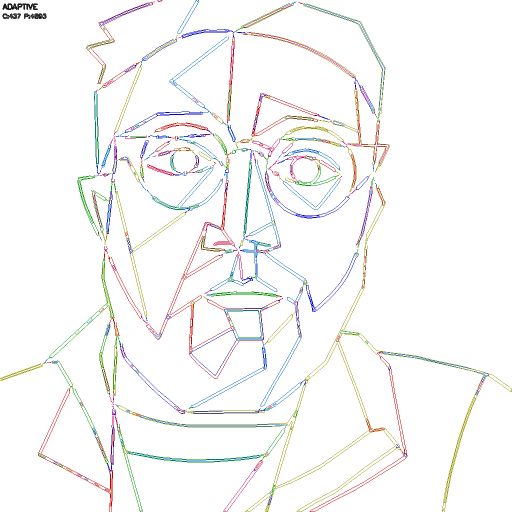
#> input picture comparisons/picasso/detection_picasso_adaptive.png, 1024 x 1024 px (shown at 1/2 size)
$ python contour_extractor.py ../../comparisons/picasso/detection_picasso_adaptive.png
#> lines starting #> are read from the running program, lines starting #| are printed output that depends on the picture; after the words box and inside, x2 and y2 are one past the last pixel; in counts of white or black regions, pixels touching at a corner belong together
"""
Contour extraction from line art images.

Converts OpenAI-generated line art PNG to drawable paths.
"""

import cv2
import numpy as np
from dataclasses import dataclass
from typing import List, Tuple
import logging

logger = logging.getLogger(__name__)


@dataclass
class Contour:
    """Represents a drawable path extracted from an image."""
    points: List[Tuple[float, float]]  # List of (x, y) coordinates
    is_closed: bool  # Whether the contour forms a closed loop
    area: float  # Area enclosed (0 for open contours)
    length: float  # Total path length


class ContourExtractor:
    """
    Extracts drawable contours from line art images.

    Uses Canny edge detection and contour finding to convert
    raster line art into vector paths suitable for plotting.
    """

    def __init__(
        self,
        canny_low: int = 30,
        canny_high: int = 100,
        min_area: int = 50,
        simplify_epsilon: float = 0.8,
        blur_kernel: int = 3,
        min_contour_points: int = 10
    ):
        """
        Initialize contour extractor.

        Args:
            canny_low: Lower threshold for Canny edge detection (lower = more sensitive)
            canny_high: Upper threshold for Canny edge detection (lower = more edges)
            min_area: Minimum contour area to keep (filters noise)
            simplify_epsilon: Path simplification factor (higher = fewer points)
            blur_kernel: Gaussian blur kernel size (smaller = preserves fine detail)
            min_contour_points: Minimum points to keep a contour
        """
        self.canny_low = canny_low
        self.canny_high = canny_high
        self.min_area = min_area
        self.simplify_epsilon = simplify_epsilon
        self.blur_kernel = blur_kernel
        self.min_contour_points = min_contour_points

    def extract(self, image: np.ndarray) -> List[Contour]:
        """
        Extract contours from a line art image.

        Args:
            image: BGR or grayscale image (line art from OpenAI)

        Returns:
            List of Contour objects.
        """
        # Convert to grayscale if needed
        if len(image.shape) == 3:
            gray = cv2.cvtColor(image, cv2.COLOR_BGR2GRAY)
        else:
            gray = image.copy()

        # Invert if background is white (lines should be white for contour detection)
        if np.mean(gray) > 127:
            gray = cv2.bitwise_not(gray)

        # Apply Gaussian blur to reduce noise (smaller kernel preserves fine detail)
        kernel_size = (self.blur_kernel, self.blur_kernel)
        blurred = cv2.GaussianBlur(gray, kernel_size, 0)

        # Apply Canny edge detection
        edges = cv2.Canny(blurred, self.canny_low, self.canny_high)

        # Dilate edges slightly to connect nearby lines
        kernel = np.ones((2, 2), np.uint8)
        edges = cv2.dilate(edges, kernel, iterations=1)

        # Find contours
        contours_cv, _ = cv2.findContours(
            edges,
            cv2.RETR_LIST,  # Get all contours
            cv2.CHAIN_APPROX_SIMPLE  # Compress horizontal/vertical segments
        )

        logger.info(f"Found {len(contours_cv)} raw contours")

        # Convert to our Contour format
        contours = []
        for cv_contour in contours_cv:
            # Calculate area
            area = cv2.contourArea(cv_contour)

            # Filter by minimum area (but keep long thin lines with enough points)
            # A contour must have sufficient area OR be a long line
            if area < self.min_area and len(cv_contour) < self.min_contour_points:
                continue

            # Simplify contour
            epsilon = self.simplify_epsilon
            simplified = cv2.approxPolyDP(cv_contour, epsilon, closed=False)

            # Convert to list of points
            points = [(float(p[0][0]), float(p[0][1])) for p in simplified]

            if len(points) < 2:
                continue

            # Calculate path length
            length = 0.0
            for i in range(len(points) - 1):
                dx = points[i + 1][0] - points[i][0]
                dy = points[i + 1][1] - points[i][1]
                length += np.sqrt(dx * dx + dy * dy)

            # Check if closed
            if len(points) > 2:
                first, last = points[0], points[-1]
                dist = np.sqrt((first[0] - last[0])**2 + (first[1] - last[1])**2)
                is_closed = dist < 5  # Close if endpoints within 5 pixels
            else:
                is_closed = False

            contours.append(Contour(
                points=points,
                is_closed=is_closed,
                area=area,
                length=length
            ))

        logger.info(f"Extracted {len(contours)} contours after filtering")
        return contours

    def extract_from_file(self, image_path: str) -> List[Contour]:
        """
        Extract contours from an image file.

        Args:
            image_path: Path to image file

        Returns:
            List of Contour objects.
        """
        image = cv2.imread(image_path)
#> image is the input picture: shape (1024, 1024, 3); mean B, G, R 247.1, 247.5, 248
        if image is None:
            logger.error(f"Failed to load image: {image_path}")
            return []

        return self.extract(image)
#> in extract, `gray = cv2.cvtColor(image, cv2.COLOR_BGR2GRAY)`:
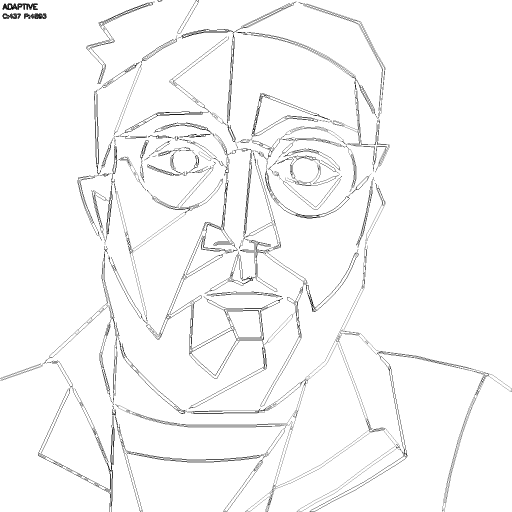
#> gray: shape (1024, 1024) (shown at 1/2 size); min 0, max 255, mean 247.6
#> in extract, `gray = cv2.bitwise_not(gray)`:
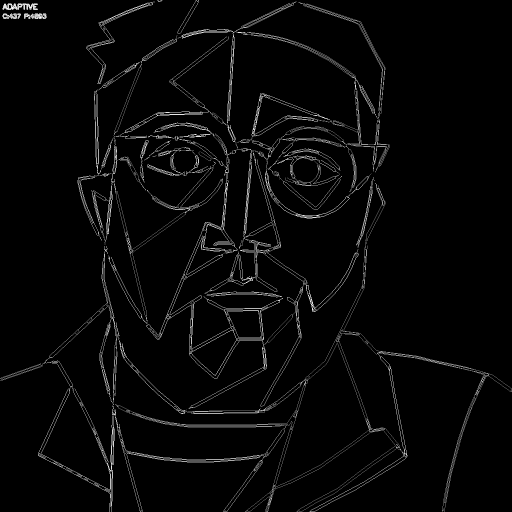
#> gray: shape (1024, 1024) (shown at 1/2 size); min 0, max 255, mean 7.4
#> in extract, `edges = cv2.Canny(blurred, self.canny_low, self.canny_high)`:
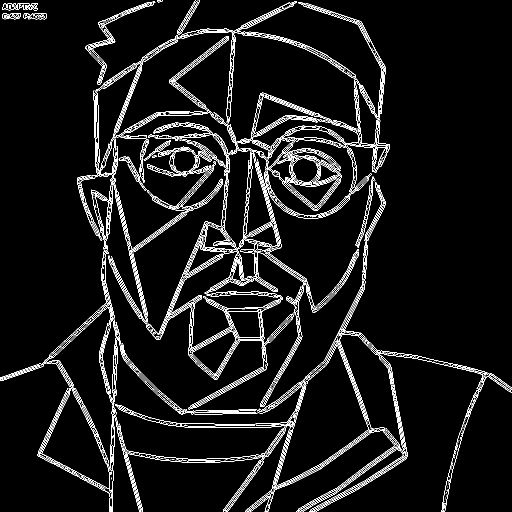
#> edges: shape (1024, 1024) (shown at 1/2 size); 5.6% white in thin lines or dots
#> in extract, `edges = cv2.dilate(edges, kernel, iterations=1)`:
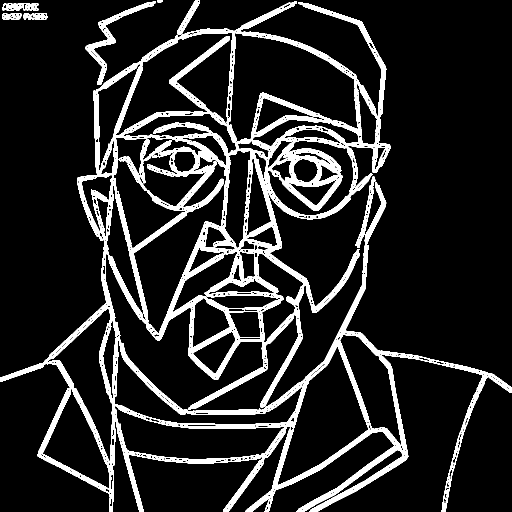
#> edges: shape (1024, 1024) (shown at 1/2 size); 12.7% white; 26 white regions (16 under 20 px)
#> in extract, `contours_cv, _ = cv2.findContours( edges, cv2.RETR_LIST,`: contours_cv = 7218 contours, 6894 with area under 20; largest, box (x1, y1, x2, y2) and area: (0, 0, 1024, 1024) 415537, (456, 65, 717, 285) 31909, (227, 226, 474, 497) 27501, (230, 64, 466, 273) 25274, (554, 692, 738, 971) 23492
#> the loop in extract, `for cv_contour in contours_cv:` made 7218 passes
#> (area, first, last, dist, is_closed) on passes 62, 184, 252, 274, 316, 402, 492, 547: (39, (534, 1012), (534, 1013), 1, True), (43, (541, 995), (539, 997), 2.83, True), (102.5, (889, 987), (889, 991), 4, True), (22, (666, 984), (665, 984), 1, True), (46, (211, 977), (211, 978), 1, True), (96, (894, 963), (894, 966), 3, True), (25.5, (157, 949), (157, 950), 1, True), (302.5, (224, 942), (224, 949), 7, False)
#> after the loop in extract, `for cv_contour in contours_cv:`: contours = 398 items

    def optimize_order(
        self,
        contours: List[Contour],
        start_point: Tuple[float, float] = (0, 0)
    ) -> List[Contour]:
        """
        Optimize contour order to minimize pen travel distance.

        Uses a greedy nearest-neighbor algorithm.

        Args:
            contours: List of contours to reorder
            start_point: Starting position of pen

        Returns:
            Reordered list of contours.
        """
        if not contours:
            return []

        remaining = list(contours)
        ordered = []
        current_pos = start_point

        while remaining:
            # Find nearest contour (considering both start and end points)
            best_idx = 0
            best_dist = float('inf')
            best_reversed = False

            for i, contour in enumerate(remaining):
                # Distance to start of contour
                start = contour.points[0]
                dist_to_start = np.sqrt(
                    (start[0] - current_pos[0])**2 +
                    (start[1] - current_pos[1])**2
                )

                # Distance to end of contour (can draw in reverse)
                end = contour.points[-1]
                dist_to_end = np.sqrt(
                    (end[0] - current_pos[0])**2 +
                    (end[1] - current_pos[1])**2
                )

                if dist_to_start < best_dist:
                    best_dist = dist_to_start
                    best_idx = i
                    best_reversed = False

                if dist_to_end < best_dist:
                    best_dist = dist_to_end
                    best_idx = i
                    best_reversed = True

            # Add best contour to ordered list
            contour = remaining.pop(best_idx)

            if best_reversed:
                # Reverse the points
                contour = Contour(
                    points=list(reversed(contour.points)),
                    is_closed=contour.is_closed,
                    area=contour.area,
                    length=contour.length
                )

            ordered.append(contour)
            current_pos = contour.points[-1]

        return ordered

    # [23 lines left out: function get_bounds, not called in this run]

    def visualize(
        self,
        image: np.ndarray,
        contours: List[Contour],
        show_numbers: bool = True
    ) -> np.ndarray:
        """
        Draw contours on image for visualization.

        Args:
            image: Image to draw on (will be modified)
            contours: List of contours to draw
            show_numbers: Whether to show contour numbers

        Returns:
            Modified image.
        """
        colors = [
            (255, 0, 0), (0, 255, 0), (0, 0, 255),
            (255, 255, 0), (255, 0, 255), (0, 255, 255)
        ]

        for i, contour in enumerate(contours):
            color = colors[i % len(colors)]
            points = np.array(contour.points, dtype=np.int32)

            # Draw path
            for j in range(len(points) - 1):
                cv2.line(image, tuple(points[j]), tuple(points[j + 1]), color, 2)

            # Draw start point (green circle)
            cv2.circle(image, tuple(points[0]), 5, (0, 255, 0), -1)

            # Draw end point (red circle)
            cv2.circle(image, tuple(points[-1]), 5, (0, 0, 255), -1)

            # Show number
            if show_numbers:
                cx = int(np.mean([p[0] for p in contour.points]))
                cy = int(np.mean([p[1] for p in contour.points]))
                cv2.putText(
                    image,
                    str(i + 1),
                    (cx, cy),
                    cv2.FONT_HERSHEY_SIMPLEX,
                    0.5,
                    color,
                    2
                )

        return image


if __name__ == "__main__":
    # Test contour extraction
    logging.basicConfig(level=logging.INFO)

    import sys
    if len(sys.argv) < 2:
        print("Usage: python contour_extractor.py <image_path>")
        print("Creating test image...")

        # Create a test image with some lines
        test_img = np.ones((500, 500), dtype=np.uint8) * 255
        cv2.circle(test_img, (250, 200), 80, 0, 2)  # Head
        cv2.ellipse(test_img, (220, 190), (15, 20), 0, 0, 360, 0, 2)  # Left eye
        cv2.ellipse(test_img, (280, 190), (15, 20), 0, 0, 360, 0, 2)  # Right eye
        cv2.ellipse(test_img, (250, 240), (30, 20), 0, 0, 180, 0, 2)  # Smile

        cv2.imwrite("test_face.png", test_img)
        image_path = "test_face.png"
    else:
        image_path = sys.argv[1]

    extractor = ContourExtractor()
    contours = extractor.extract_from_file(image_path)
#> contours = 398 items

    print(f"\nExtracted {len(contours)} contours:")
#| Extracted 398 contours:
    for i, c in enumerate(contours):
        print(f"  {i + 1}: {len(c.points)} points, length={c.length:.1f}, closed={c.is_closed}")
#> this loop made 398 passes
#|   1: 7 points, length=14.6, closed=True
#|   2: 11 points, length=31.6, closed=True
#|   3: 11 points, length=32.5, closed=True
#|   4: 5 points, length=15.5, closed=True
#|   5: 19 points, length=62.7, closed=True
#> (further printed lines are left out)

    # Optimize order
    optimized = extractor.optimize_order(contours, (250, 400))
#> the loop in optimize_order, `while remaining:` made 398 passes
#> current_pos on passes 1 to 3: (220, 383), (217, 413), (216, 421)
    print(f"\nOptimized order (from bottom center):")
    for i, c in enumerate(optimized):
        print(f"  {i + 1}: starts at ({c.points[0][0]:.0f}, {c.points[0][1]:.0f})")

    # Visualize
    image = cv2.imread(image_path)
    if image is not None:
        viz = extractor.visualize(image.copy(), optimized)
#> after the loop in visualize, `for i, contour in enumerate(contours):`:
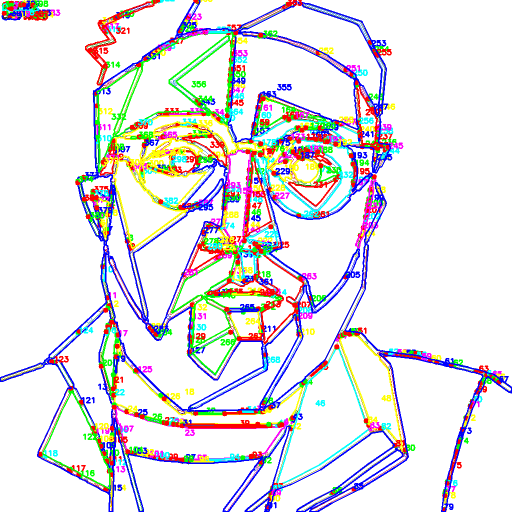
#> image: shape (1024, 1024, 3) (shown at 1/2 size); mean of channels 0, 1, 2 229.5, 226.1, 227.8; drawn as B, G, R
        cv2.imwrite("contours_viz.png", viz)
        print("\nSaved visualization to contours_viz.png")

$ run again, on comparisons/picasso/detection_picasso_skeleton.png
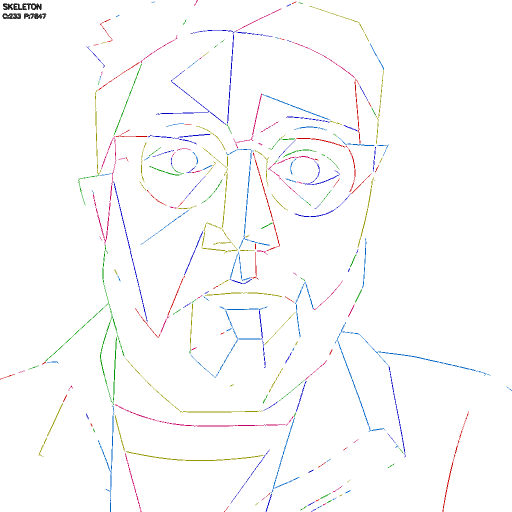
#> input picture comparisons/picasso/detection_picasso_skeleton.png, 1024 x 1024 px (shown at 1/2 size)
#> in extract_from_file, image is the input picture: shape (1024, 1024, 3); mean B, G, R 251.7, 251.2, 251.4
#> in extract, `edges = cv2.dilate(edges, kernel, iterations=1)`:
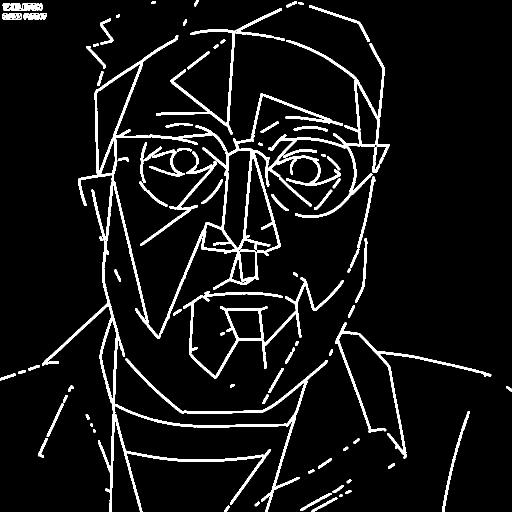
#> edges: shape (1024, 1024) (shown at 1/2 size); 6.6% white; 84 white regions
#> contours_cv = 2092 contours, 1946 with area under 20; largest, box (x1, y1, x2, y2) and area: (84, 70, 780, 1024) 57551, (192, 127, 282, 345) 7382, (446, 300, 502, 498) 7272, (366, 555, 688, 757) 7201, (490, 308, 558, 503) 6234
#> the loop in extract, `for cv_contour in contours_cv:` made 2092 passes
#> (area, first, last, dist, is_closed) on passes 11, 24, 36, 51, 59, 70, 85, 105: (57.5, (456, 1011), (457, 1011), 1, True), (45, (516, 1003), (517, 1003), 1, True), (220, (671, 994), (673, 994), 2, True), (283.5, (658, 986), (662, 986), 4, True), (47, (698, 980), (701, 980), 3, True), (101.5, (683, 970), (686, 970), 3, True), (38, (699, 958), (700, 958), 1, True), (47, (624, 939), (627, 939), 3, True)
#> after the loop in extract, `for cv_contour in contours_cv:`: contours = 114 items
#| Extracted 114 contours:
#> the loop `for i, c in enumerate(contours):` made 114 passes
#|   1: 6 points, length=33.8, closed=True
#|   2: 5 points, length=26.4, closed=True
#|   3: 25 points, length=122.8, closed=True
#|   4: 24 points, length=145.5, closed=True
#|   5: 6 points, length=27.2, closed=True
#> (further printed lines are left out)
#> the loop in optimize_order, `while remaining:` made 114 passes
#> current_pos on passes 1 to 8: (282, 363), (251, 314), (226, 281), (191, 225), (206, 143), (193, 87), (172, 92), (221, 37)
#> the loop `for i, c in enumerate(optimized):` made 114 passes
#|   1: starts at (279, 363)
#|   2: starts at (254, 314)
#|   3: starts at (226, 282)
#|   4: starts at (191, 249)
#|   5: starts at (202, 143)
#> (further printed lines are left out)
#> the loop in visualize, `for i, contour in enumerate(contours):` made 114 passes
#> (color, cx, cy) on passes 1 to 6: ((255, 0, 0), 303, 388), ((0, 255, 0), 247, 318), ((0, 0, 255), 218, 312), ((255, 255, 0), 192, 237), ((255, 0, 255), 200, 156), ((0, 255, 255), 191, 89)
#> after the loop in visualize, `for i, contour in enumerate(contours):`:
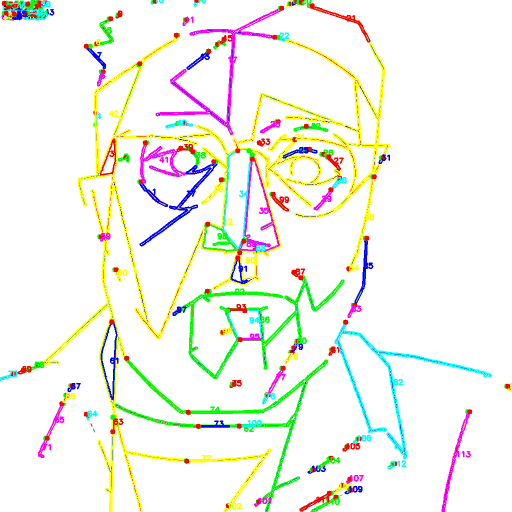
#> image: shape (1024, 1024, 3) (shown at 1/2 size); mean of channels 0, 1, 2 236.1, 245.3, 243.9; drawn as B, G, R
